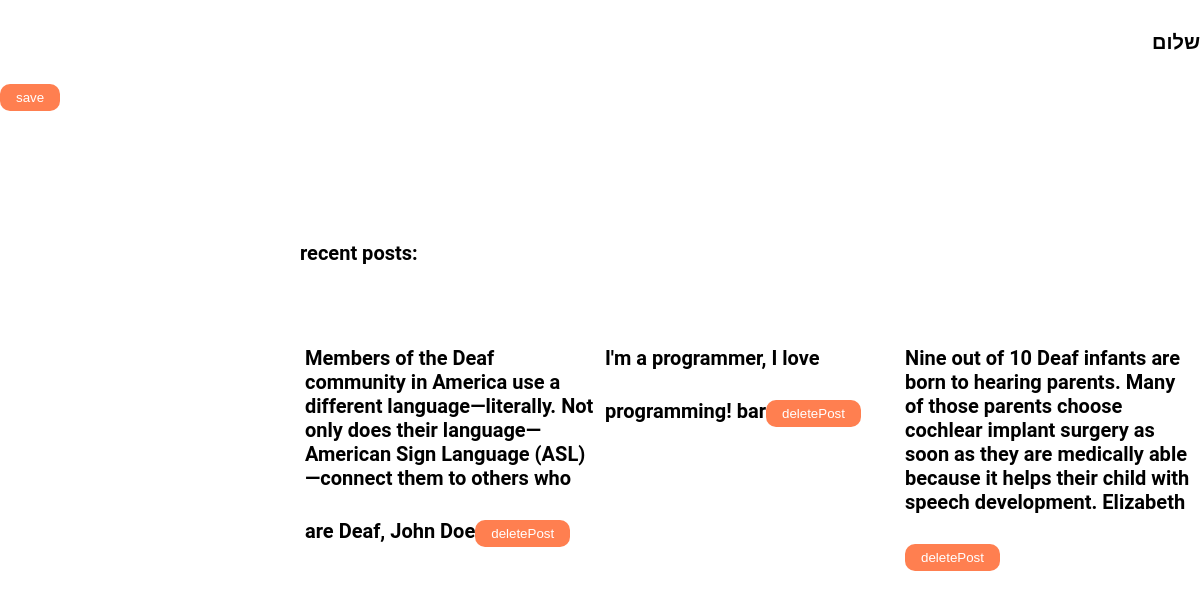
The page / on the database its author committed.
### tables this page shows
CREATE TABLE `post` (
  `post_id` int(11) NOT NULL,
  `post_title` varchar(255) NOT NULL,
  `post_detail` text NOT NULL,
  `post_category` varchar(255) NOT NULL,
  `post_image` text NOT NULL,
  `post_date` date NOT NULL,
  `post_status` varchar(255) NOT NULL DEFAULT 'Published',
  `post_author` varchar(255) NOT NULL,
  `post_views` int(11) NOT NULL DEFAULT 0,
  `post_comment_count` int(11) NOT NULL DEFAULT 0,
  `post_tags` text NOT NULL
);

### classes/dbClass.php (called while the page is built, shortened)
<?php
require_once('classes/post.php');
class dbClass
{
    private $host;
    private $db;
    private $charset;
    private $user;
    private $pass;
    private $opt = array(
        PDO::ATTR_ERRMODE => PDO::ERRMODE_EXCEPTION,
        PDO::ATTR_DEFAULT_FETCH_MODE => PDO::FETCH_ASSOC
    );
    private $connection;
    public function __construct(
        string $host = "localhost",
        string $db = "final_site",
        string $charset = "utf8",
        string $user = "root",
        string $pass = ""
    ) {
        $this->host = $host;
        $this->db = $db;
        $this->charset = $charset;
        $this->user = $user;
        $this->pass = $pass;
    }
    public function connect()
    {
        $dns = "mysql:host=$this->host;dbname=$this->db;charset=$this->charset";
        $this->connection = new PDO($dns, $this->user, $this->pass, $this->opt);
    }
    public function disconnect()
    {
        $this->connection = null;
    }
    public function getRecentPost()
    {
        $statement = $this->connection->prepare("SELECT * FROM post WHERE post_status =:status");
        $statement->execute([
            ':status' => 'Published'
        ]);
        $select = [];
        while ($post = $statement->fetchObject('post')) {
            $select[] = $post;
        }
        return $select;
    }
}

### classes/post.php (called while the page is built, shortened)
<?php
class post
{
    protected $post_id;
    protected $post_title;
    protected $post_author;
    public function getPostId()
    {
        return $this->post_id;
    }
    public function getPostTitle()
    {
        return $this->post_title;
    }
    public function getPostAuthor()
    {
        return $this->post_author;
    }
}

### includes/functions.php (the view, shortened to what this page needs)
<?php
require_once('classes/dbClass.php');
function getPost()
{
    $post = new dbClass();
    $content = $post->getRecentPost();
    foreach ($content as $item) {
        if (isset($_POST[$item->getPostId()]))
            $post->setNotPublished($item->getPostId());
        else
            echo "<p>" . $item->getPostTitle() . " " . $item->getPostAuthor() . "<input type=\"submit\" name=\"" . $item->getPostId() . "\" value=\"deletePost\"></p>";
    }
}

### includes/header.php (shortened to what this page needs)
<?php
require_once('classes/dbClass.php');
require_once('includes/functions.php');
?>
<head>
    <link rel="stylesheet" type="text/css" href="./css/style.css">
</head>
<body>
    <div class="container">
        <div class="menu">
            <a href="register.php">הרשם</a>
            <a href="login.php">התחבר</a>
            <a href="index.php">דף ראשי</a>
        </div>
        <h1 class="login-name"> שלום
            ?> </h1>
    </div>
</body>

### index.php (shortened to what this page needs)
<?php
require_once('includes/header.php');
require_once('classes/dbClass.php');
?>
<!doctype html>
<html lang="en">
<head>
    <link rel="stylesheet" type="text/css" href="css/style.css">
</head>
<body>
    <form method="POST">
        <input type="submit" value="save" name="save">
        <div class="grid">
            <h1 class="recent-post-label">recent posts:</h1>
            <div></div>
            <div></div>
            <?php
            getPost();
            ?>
        </div>
    </form>
</body>
</html>

### css/style.css (style rules this page uses)
* { box-sizing: border-box; margin: 0; padding: 0; }
:root { font-size: 62.5%; }
html { font-family: "Roboto", sans-serif; }
body { color: #000; background: url("../img/wallpaper.jpg") fixed; background-size: 100%; }
.menu { font-weight: bold; font-size: 2rem; display: grid; margin-left: 2px; grid-template-columns: repeat(3, 4em); grid-template-rows: 30px; justify-content: right; }
a { color: white; text-decoration: none; }
input[type="submit"] { margin: 30px auto; background: coral; color: #fff; padding: 6px 16px; border: none; border-radius: 10px; }
.recent-post-label { font-size: 1em; }
.grid { margin-top: 5em; font-weight: bold; font-size: 2rem; display: grid; grid-template-columns: repeat(3, 25%); grid-template-rows: repeat(3, 100px); justify-content: right; }

### includes/header.php (style rules this page uses)
.login-name { text-align: right; }

### index.php (style rules this page uses)
p { background-color: white; margin: 5px; height: 200px; }

### rows shown on the page
post: post_title "Members of the Deaf community in America use a different language—literally. Not only does their language—American Sign Language (ASL)—connect them to others who are Deaf,", post_author "John Doe"
post: post_title "I'm a programmer, I love programming!", post_author "bar"
post: post_title "Nine out of 10 Deaf infants are born to hearing parents. Many of those parents choose cochlear implant surgery as soon as they are medically able because it helps their child with speech development.", post_author "Elizabeth"
